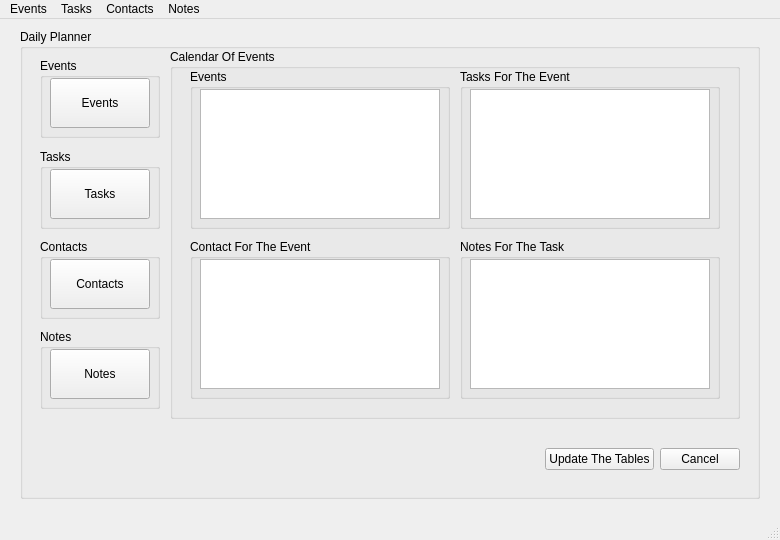
<?xml version="1.0" encoding="UTF-8"?>
<ui version="4.0">
 <class>DailyPlanner</class>
 <widget class="QMainWindow" name="DailyPlanner">
  <property name="geometry">
   <rect>
    <x>0</x>
    <y>0</y>
    <width>780</width>
    <height>540</height>
   </rect>
  </property>
  <property name="minimumSize">
   <size>
    <width>780</width>
    <height>540</height>
   </size>
  </property>
  <property name="maximumSize">
   <size>
    <width>780</width>
    <height>540</height>
   </size>
  </property>
  <property name="windowTitle">
   <string>MainWindow</string>
  </property>
  <widget class="QWidget" name="CentralWidget">
   <widget class="QGroupBox" name="DailyPlannerBox">
    <property name="geometry">
     <rect>
      <x>20</x>
      <y>10</y>
      <width>740</width>
      <height>470</height>
     </rect>
    </property>
    <property name="title">
     <string>Daily Planner</string>
    </property>
    <widget class="QGroupBox" name="EventsBox">
     <property name="geometry">
      <rect>
       <x>20</x>
       <y>29</y>
       <width>120</width>
       <height>80</height>
      </rect>
     </property>
     <property name="title">
      <string>Events</string>
     </property>
     <widget class="QPushButton" name="EventsButton">
      <property name="geometry">
       <rect>
        <x>10</x>
        <y>20</y>
        <width>100</width>
        <height>50</height>
       </rect>
      </property>
      <property name="text">
       <string>Events</string>
      </property>
     </widget>
    </widget>
    <widget class="QGroupBox" name="TasksBox">
     <property name="geometry">
      <rect>
       <x>20</x>
       <y>120</y>
       <width>120</width>
       <height>80</height>
      </rect>
     </property>
     <property name="title">
      <string>Tasks</string>
     </property>
     <widget class="QPushButton" name="TasksButton">
      <property name="geometry">
       <rect>
        <x>10</x>
        <y>20</y>
        <width>100</width>
        <height>50</height>
       </rect>
      </property>
      <property name="text">
       <string>Tasks</string>
      </property>
     </widget>
    </widget>
    <widget class="QGroupBox" name="ContactsBox">
     <property name="geometry">
      <rect>
       <x>20</x>
       <y>210</y>
       <width>120</width>
       <height>80</height>
      </rect>
     </property>
     <property name="title">
      <string>Contacts</string>
     </property>
     <widget class="QPushButton" name="ContactsButton">
      <property name="geometry">
       <rect>
        <x>10</x>
        <y>20</y>
        <width>100</width>
        <height>50</height>
       </rect>
      </property>
      <property name="text">
       <string>Contacts</string>
      </property>
     </widget>
    </widget>
    <widget class="QGroupBox" name="NotesBox">
     <property name="geometry">
      <rect>
       <x>20</x>
       <y>300</y>
       <width>120</width>
       <height>80</height>
      </rect>
     </property>
     <property name="title">
      <string>Notes</string>
     </property>
     <widget class="QPushButton" name="NotesButton">
      <property name="geometry">
       <rect>
        <x>10</x>
        <y>20</y>
        <width>100</width>
        <height>50</height>
       </rect>
      </property>
      <property name="text">
       <string>Notes</string>
      </property>
     </widget>
    </widget>
    <widget class="QGroupBox" name="CalendarOfEventsBox">
     <property name="geometry">
      <rect>
       <x>150</x>
       <y>20</y>
       <width>570</width>
       <height>370</height>
      </rect>
     </property>
     <property name="title">
      <string>Calendar Of Events</string>
     </property>
     <widget class="QGroupBox" name="EventsTableBox">
      <property name="geometry">
       <rect>
        <x>20</x>
        <y>20</y>
        <width>260</width>
        <height>160</height>
       </rect>
      </property>
      <property name="title">
       <string>Events</string>
      </property>
      <widget class="QTableView" name="EventsTableView">
       <property name="geometry">
        <rect>
         <x>10</x>
         <y>20</y>
         <width>240</width>
         <height>130</height>
        </rect>
       </property>
      </widget>
     </widget>
     <widget class="QGroupBox" name="ContactForTheEventBox">
      <property name="geometry">
       <rect>
        <x>20</x>
        <y>190</y>
        <width>260</width>
        <height>160</height>
       </rect>
      </property>
      <property name="title">
       <string>Contact For The Event</string>
      </property>
      <widget class="QTableView" name="ContactForTheEventTableView">
       <property name="geometry">
        <rect>
         <x>10</x>
         <y>20</y>
         <width>240</width>
         <height>130</height>
        </rect>
       </property>
      </widget>
     </widget>
     <widget class="QGroupBox" name="TasksForTheEventsBox">
      <property name="geometry">
       <rect>
        <x>290</x>
        <y>20</y>
        <width>260</width>
        <height>160</height>
       </rect>
      </property>
      <property name="title">
       <string>Tasks For The Event</string>
      </property>
      <widget class="QTableView" name="TasksForTheEventsTableView">
       <property name="geometry">
        <rect>
         <x>10</x>
         <y>20</y>
         <width>240</width>
         <height>130</height>
        </rect>
       </property>
      </widget>
     </widget>
     <widget class="QGroupBox" name="NotesForTheTaskBox">
      <property name="geometry">
       <rect>
        <x>290</x>
        <y>190</y>
        <width>260</width>
        <height>160</height>
       </rect>
      </property>
      <property name="title">
       <string>Notes For The Task</string>
      </property>
      <widget class="QTableView" name="NotesForTheTaskTableView">
       <property name="geometry">
        <rect>
         <x>10</x>
         <y>20</y>
         <width>240</width>
         <height>130</height>
        </rect>
       </property>
      </widget>
     </widget>
    </widget>
    <widget class="QWidget" name="horizontalLayoutWidget">
     <property name="geometry">
      <rect>
       <x>20</x>
       <y>410</y>
       <width>700</width>
       <height>40</height>
      </rect>
     </property>
     <layout class="QHBoxLayout" name="HorizontalLayout">
      <item>
       <spacer name="HorizontalSpacer">
        <property name="orientation">
         <enum>Qt::Horizontal</enum>
        </property>
        <property name="sizeHint" stdset="0">
         <size>
          <width>40</width>
          <height>20</height>
         </size>
        </property>
       </spacer>
      </item>
      <item>
       <widget class="QPushButton" name="UpdateTheTablesButton">
        <property name="text">
         <string>Update The Tables</string>
        </property>
       </widget>
      </item>
      <item>
       <widget class="QPushButton" name="CancelButton">
        <property name="text">
         <string>Cancel</string>
        </property>
       </widget>
      </item>
     </layout>
    </widget>
   </widget>
  </widget>
  <widget class="QMenuBar" name="Menubar">
   <property name="geometry">
    <rect>
     <x>0</x>
     <y>0</y>
     <width>780</width>
     <height>21</height>
    </rect>
   </property>
   <widget class="QMenu" name="MenuEvents">
    <property name="title">
     <string>Events</string>
    </property>
    <addaction name="ActionCreateEvent"/>
    <addaction name="ActionUpdateEvent"/>
    <addaction name="ActionDeleteEvent"/>
   </widget>
   <widget class="QMenu" name="MenuTasks">
    <property name="title">
     <string>Tasks</string>
    </property>
    <addaction name="ActionCreateTask"/>
    <addaction name="ActionUpdateTask"/>
    <addaction name="ActionDeleteTask"/>
   </widget>
   <widget class="QMenu" name="MenuContacts">
    <property name="title">
     <string>Contacts</string>
    </property>
    <addaction name="ActionCreateContact"/>
    <addaction name="ActionUpdateContact"/>
    <addaction name="ActionDeleteContact"/>
   </widget>
   <widget class="QMenu" name="MenuNotes">
    <property name="title">
     <string>Notes</string>
    </property>
    <addaction name="ActionCreateNote"/>
    <addaction name="ActionUpdateNote"/>
    <addaction name="ActionDeleteNote"/>
   </widget>
   <addaction name="MenuEvents"/>
   <addaction name="MenuTasks"/>
   <addaction name="MenuContacts"/>
   <addaction name="MenuNotes"/>
  </widget>
  <widget class="QStatusBar" name="Statusbar"/>
  <action name="ActionCreateEvent">
   <property name="text">
    <string>Create Event</string>
   </property>
  </action>
  <action name="ActionUpdateEvent">
   <property name="text">
    <string>Update Event</string>
   </property>
  </action>
  <action name="ActionDeleteEvent">
   <property name="text">
    <string>Delete Event</string>
   </property>
  </action>
  <action name="ActionCreateTask">
   <property name="text">
    <string>Create Task</string>
   </property>
  </action>
  <action name="ActionUpdateTask">
   <property name="text">
    <string>Update Task</string>
   </property>
  </action>
  <action name="ActionDeleteTask">
   <property name="text">
    <string>Delete Task</string>
   </property>
  </action>
  <action name="ActionCreateContact">
   <property name="text">
    <string>Create Contact</string>
   </property>
  </action>
  <action name="ActionUpdateContact">
   <property name="text">
    <string>Update Contact</string>
   </property>
  </action>
  <action name="ActionDeleteContact">
   <property name="text">
    <string>Delete Contact</string>
   </property>
  </action>
  <action name="ActionCreateNote">
   <property name="text">
    <string>Create Note</string>
   </property>
  </action>
  <action name="ActionUpdateNote">
   <property name="text">
    <string>Update Note</string>
   </property>
  </action>
  <action name="ActionDeleteNote">
   <property name="text">
    <string>Delete Note</string>
   </property>
  </action>
 </widget>
 <resources/>
 <connections/>
</ui>
